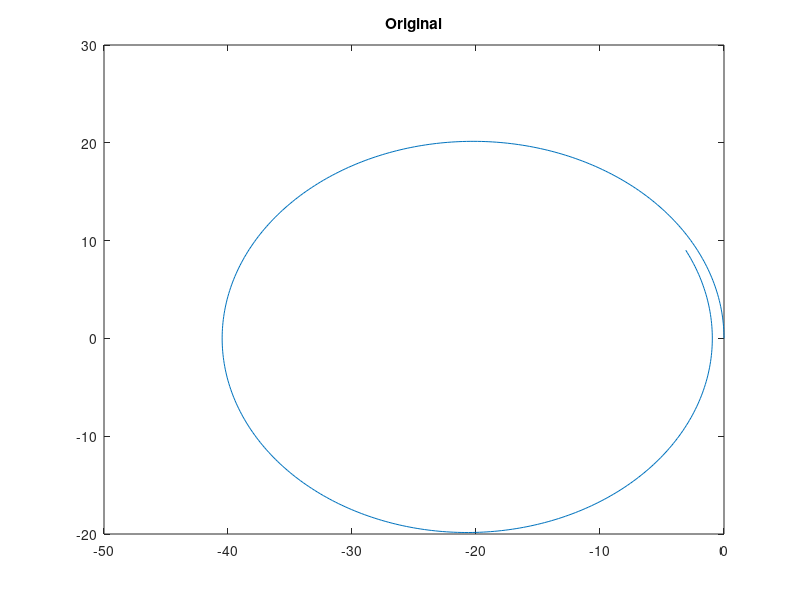
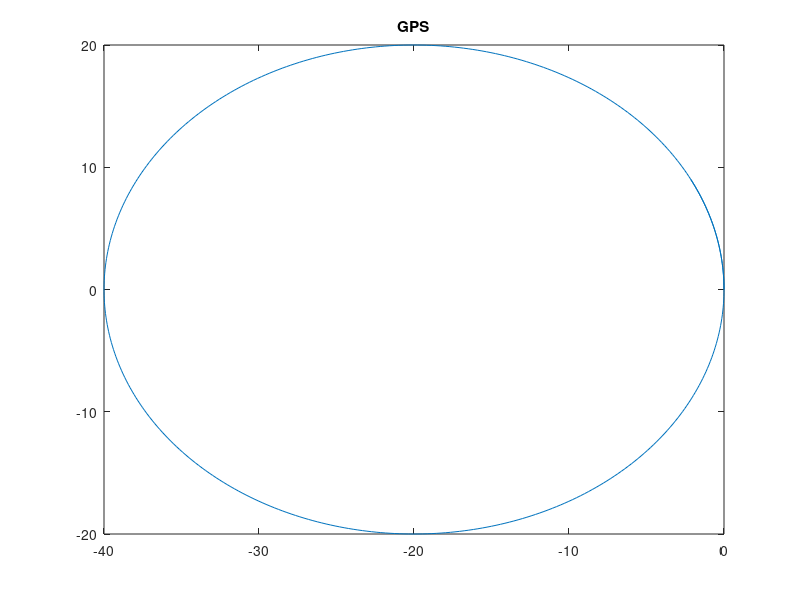
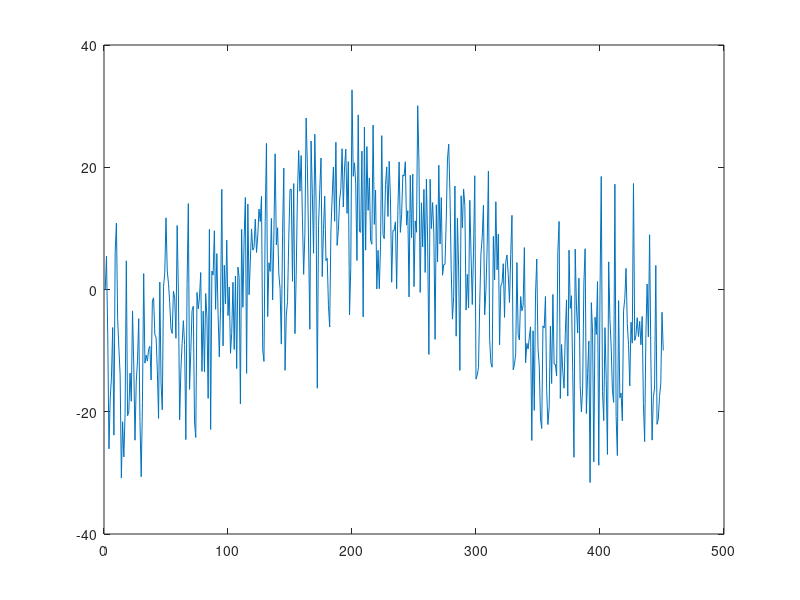

Write the MATLAB code that produced these figures, in order. (Note: this script raises an error after producing the figures.)
close all;
clear;
r = 20; %Radius of circle
v = 15; %Velocity of Car
w = v/r; %Angular Velocity;
dt = 0.02;
t = (0:dt:9)'; %Time steps
ay = -(v.^2./r).*sin(w.*t);
ax = -(v.^2./r).*cos(w.*t);

x_gps = -r + r*cos(w.*t);
y_gps = r*sin(w.*t);

x = zeros([length(t) 1]);
y = x;
vx = x;
vy = x;
vy(1) = v;
for i = 2:length(t)
    x(i) = x(i-1) + vx(i-1)*dt + 0.5*ax(i-1)*dt^2;
    y(i) = y(i-1) + vy(i-1)*dt + 0.5*ay(i-1)*dt^2;
    vx(i) = vx(i-1) + ax(i-1)*dt;
    vy(i) = vy(i-1) + ay(i-1)*dt;
end
%figure();
%plot(ax);
%figure();
%plot(vx);

%figure();
%plot(ay);
figure();
plot(x,y);
title("Original");
figure();
plot(x_gps,y_gps);
title("GPS");
%figure();
%plot(vy);
%figure();
%plot(x);
%figure();
%plot(y);


n_x = wgn(length(t),1,10);
%n_y = wgn
ax_n = ax + wgn(length(t),1,20);
ay_n = ay + wgn(length(t),1,20);

figure()
plot(ax_n);

x_gps_n = x_gps + wgn(length(t),1,1);
y_gps_n = y_gps + wgn(length(t),1,1);
%plot(ax_n);
%plot(ay_n);

[x_n, y_n,vx_n,vy_n] = calc_states(ax_n,ay_n,dt,v);


%figure();
%plot(ax_n);
%figure();
%plot(vx_n);

%figure();
%plot(ay);
figure();
plot(x_n,y_n);
title("Noisy IMU");

figure();
plot(x_gps_n,y_gps_n);
title("Noisy GPS");

%plot(ax_n);
%plot(n_y);



A = [1 0 dt 0;
     0 1 0 dt;
     0 0 1 0;
     0 0 0 1];

 B = [(0.5*dt^2) 0;
     0 (0.5*dt^2)
     dt 0 ;
     0 dt];
 
sig_x = 5;
sig_y = 5;
sig_vx = 2;
sig_vy = 2;
sig_ax = 20;
sig_ay = 20;

sig_senx = 2;
sig_seny = 2;

P = [sig_x 0 0 0 ;
     0 sig_y 0 0 ;
     0 0 sig_vx 0;
     0 0 0 sig_vy];


H = [1 0 0 0;
     0 1 0 0];
 
R = [sig_senx 0;
     0 sig_seny];
Q = zeros(4,4);
x0 = [0;0;0;v;];

x_k_k_1 = x0;
P_k_k_1 = P;
I = eye(4);

xf = zeros([length(ax_n) 1]);
yf = xf;
vxf = xf;
vyf = xf;
axf = xf;
ayf = xf;



for i = 2:length(ax_n)
    u_k_k_1 = [ax_n(i);ay_n(i)];
    x_k_k_1 = A*x_k_k_1 + B*u_k_k_1;
    P_k_k_1 = A*P_k_k_1*A' + Q;
    
    %Update
    z_k = [x_gps_n(i);y_gps_n(i)];
    y_k = z_k - H*x_k_k_1;
    S_k = H*P_k_k_1*H' + R;
    invS_k = inv(S_k);
    K_k = P_k_k_1*H'*invS_k;
    x_k_k_1 = x_k_k_1 + K_k*y_k;
    P_k_k_1 = (I - K_k*H)*P_k_k_1;
    
    xf(i) = x_k_k_1(1);
    yf(i) = x_k_k_1(2);
    vxf(i) = x_k_k_1(3);
    vyf(i) = x_k_k_1(4);

end

figure();
plot(xf,yf,"r",'LineWidth',3);
hold on;
plot(x_n,y_n,"b--",'LineWidth',1);
hold on;
plot(x_gps,y_gps,"g--",'LineWidth',1);
hold on;
scatter(x_gps_n,y_gps_n);
hold off;
title("Kalmann");
legend("Filtered","Noisy IMU","Target","Noisy GPS");

function [x,y,vx,vy] = calc_states(ax,ay,dt,v)
   
x = zeros([length(ax) 1]);
y = x;
vx = x;
vy = x;
vy(1) = v;
for i = 2:length(ax)
    x(i) = x(i-1) + vx(i-1)*dt + 0.5*ax(i-1)*dt^2;
    y(i) = y(i-1) + vy(i-1)*dt + 0.5*ay(i-1)*dt^2;
    vx(i) = vx(i-1) + ax(i-1)*dt;
    vy(i) = vy(i-1) + ay(i-1)*dt;
end 
end